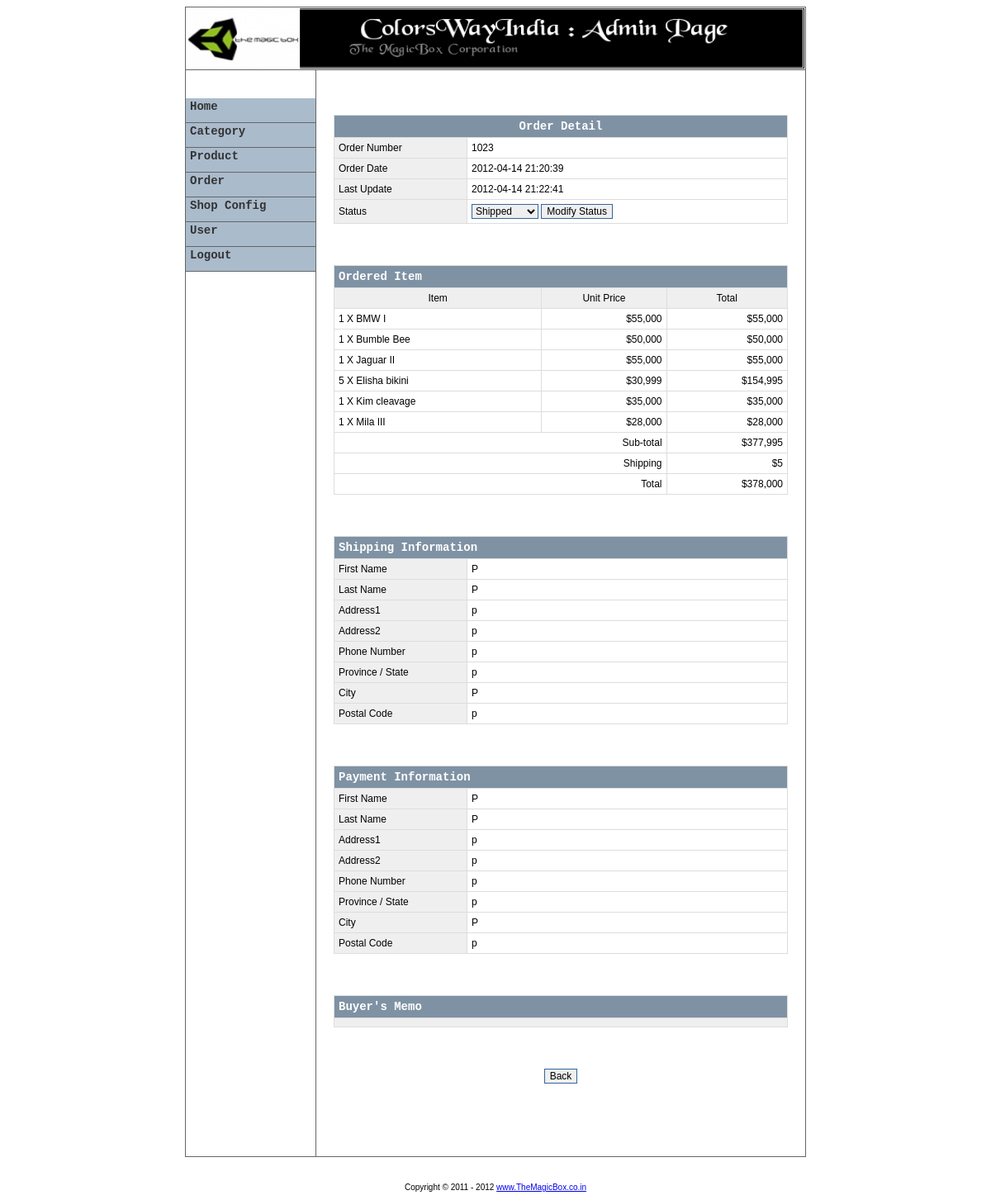
The page /admin/order/index.php?view=detail&oid=1023 (signed in) on the database its author committed.
### tables this page shows
CREATE TABLE `tbl_order` (
  `od_id` int(10) unsigned NOT NULL AUTO_INCREMENT,
  `od_date` datetime DEFAULT NULL,
  `od_last_update` datetime NOT NULL DEFAULT '0000-00-00 00:00:00',
  `od_status` enum('New','Paid','Shipped','Completed','Cancelled') NOT NULL DEFAULT 'New',
  `od_memo` varchar(255) NOT NULL DEFAULT '',
  `od_shipping_first_name` varchar(50) NOT NULL DEFAULT '',
  `od_shipping_last_name` varchar(50) NOT NULL DEFAULT '',
  `od_shipping_address1` varchar(100) NOT NULL DEFAULT '',
  `od_shipping_address2` varchar(100) NOT NULL DEFAULT '',
  `od_shipping_phone` varchar(32) NOT NULL DEFAULT '',
  `od_shipping_city` varchar(100) NOT NULL DEFAULT '',
  `od_shipping_state` varchar(32) NOT NULL DEFAULT '',
  `od_shipping_postal_code` varchar(10) NOT NULL DEFAULT '',
  `od_shipping_cost` decimal(5,2) DEFAULT '0.00',
  `od_payment_first_name` varchar(50) NOT NULL DEFAULT '',
  `od_payment_last_name` varchar(50) NOT NULL DEFAULT '',
  `od_payment_address1` varchar(100) NOT NULL DEFAULT '',
  `od_payment_address2` varchar(100) NOT NULL DEFAULT '',
  `od_payment_phone` varchar(32) NOT NULL DEFAULT '',
  `od_payment_city` varchar(100) NOT NULL DEFAULT '',
  `od_payment_state` varchar(32) NOT NULL DEFAULT '',
  `od_payment_postal_code` varchar(10) NOT NULL DEFAULT '',
  PRIMARY KEY (`od_id`)
);

CREATE TABLE `tbl_order_item` (
  `od_id` int(10) unsigned NOT NULL DEFAULT '0',
  `pd_id` int(10) unsigned NOT NULL DEFAULT '0',
  `od_qty` int(10) unsigned NOT NULL DEFAULT '0',
  PRIMARY KEY (`od_id`,`pd_id`)
);

CREATE TABLE `tbl_product` (
  `pd_id` int(10) unsigned NOT NULL AUTO_INCREMENT,
  `cat_id` int(10) unsigned NOT NULL DEFAULT '0',
  `pd_name` varchar(100) NOT NULL DEFAULT '',
  `pd_description` text NOT NULL,
  `pd_price` decimal(9,2) NOT NULL DEFAULT '0.00',
  `pd_qty` smallint(5) unsigned NOT NULL DEFAULT '0',
  `pd_image` varchar(200) DEFAULT NULL,
  `pd_thumbnail` varchar(200) DEFAULT NULL,
  `pd_date` datetime NOT NULL DEFAULT '0000-00-00 00:00:00',
  `pd_last_update` datetime NOT NULL DEFAULT '0000-00-00 00:00:00',
  `pd_active` bit(1) DEFAULT NULL,
  PRIMARY KEY (`pd_id`),
  KEY `cat_id` (`cat_id`),
  KEY `pd_name` (`pd_name`)
);

CREATE TABLE `tbl_currency` (
  `cy_id` int(10) unsigned NOT NULL AUTO_INCREMENT,
  `cy_code` char(3) NOT NULL DEFAULT '',
  `cy_symbol` varchar(8) NOT NULL DEFAULT '',
  PRIMARY KEY (`cy_id`)
);

CREATE TABLE `tbl_shop_config` (
  `sc_name` varchar(50) NOT NULL DEFAULT '',
  `sc_address` varchar(100) NOT NULL DEFAULT '',
  `sc_phone` varchar(30) NOT NULL DEFAULT '',
  `sc_email` varchar(60) NOT NULL DEFAULT '',
  `sc_shipping_cost` decimal(5,2) NOT NULL DEFAULT '0.00',
  `sc_currency` int(10) unsigned NOT NULL DEFAULT '1',
  `sc_order_email` enum('y','n') NOT NULL DEFAULT 'n'
);

### admin/order/index.php (called while the page is built, shortened)
<?php
require_once '../../library/config.php';
require_once '../include/template.php';
?>

### library/database.php (called while the page is built, shortened)
<?php
require_once 'config.php';
function dbQuery($sql)
{
	$result = mysql_query($sql) or die(mysql_error());
	return $result;
}
function dbFetchAssoc($result)
{
	return mysql_fetch_assoc($result);
}
?>

### library/common.php (called while the page is built, shortened)
<?php
require_once 'config.php';
require_once 'database.php';
function getShopConfig()
{
	$sql = "SELECT sc_name, sc_address, sc_phone, sc_email, sc_shipping_cost, sc_order_email, cy_symbol
			FROM tbl_shop_config sc, tbl_currency cy
			WHERE sc_currency = cy_id";
	$result = dbQuery($sql);
	$row    = dbFetchAssoc($result);
    if ($row) {
        extract($row);
        $shopConfig = array('name'           => $sc_name,
                            'address'        => $sc_address,
                            'phone'          => $sc_phone,
                            'email'          => $sc_email,
				    'sendOrderEmail' => $sc_order_email,
                            'shippingCost'   => $sc_shipping_cost,
                            'currency'       => $cy_symbol);
    }
	return $shopConfig;
}
function displayAmount($amount)
{
	global $shopConfig;
	return $shopConfig['currency'] . number_format($amount);
}
?>

### library/config.php (called while the page is built, shortened)
<?php
require_once 'database.php';
require_once 'common.php';
$shopConfig = getShopConfig();
?>

### admin/order/detail.php (the view, shortened to what this page needs)
<?php
$orderId = (int)$_GET['oid'];
$sql = "SELECT pd_name, pd_price, od_qty
	    FROM tbl_order_item oi, tbl_product p
		WHERE oi.pd_id = p.pd_id and oi.od_id = $orderId
		ORDER BY od_id ASC";
$result = dbQuery($sql);
$orderedItem = array();
while ($row = dbFetchAssoc($result)) {
	$orderedItem[] = $row;
}
$sql = "SELECT od_date, od_last_update, od_status, od_shipping_first_name, od_shipping_last_name, od_shipping_address1,
               od_shipping_address2, od_shipping_phone, od_shipping_state, od_shipping_city, od_shipping_postal_code, od_shipping_cost,
			   od_payment_first_name, od_payment_last_name, od_payment_address1, od_payment_address2, od_payment_phone,
			   od_payment_state, od_payment_city , od_payment_postal_code,
			   od_memo
	    FROM tbl_order
		WHERE od_id = $orderId";
$result = dbQuery($sql);
extract(dbFetchAssoc($result));
$orderStatus = array('New', 'Paid', 'Shipped', 'Completed', 'Cancelled');
$orderOption = '';
foreach ($orderStatus as $status) {
	$orderOption .= "<option value=\"$status\"";
	if ($status == $od_status) {
		$orderOption .= " selected";
	}
	$orderOption .= ">$status</option>\r\n";
}
?>
<p>&nbsp;</p>
<form action="" method="get" name="frmOrder" id="frmOrder">
    <table width="550" border="0"  align="center" cellpadding="5" cellspacing="1" class="detailTable">
        <tr>
            <td colspan="2" align="center" id="infoTableHeader">Order Detail</td>
        </tr>
        <tr>
            <td width="150" class="label">Order Number</td>
            <td class="content"><?php echo $orderId; ?></td>
        </tr>
        <tr>
            <td width="150" class="label">Order Date</td>
            <td class="content"><?php echo $od_date; ?></td>
        </tr>
        <tr>
            <td width="150" class="label">Last Update</td>
            <td class="content"><?php echo $od_last_update; ?></td>
        </tr>
        <tr>
            <td class="label">Status</td>
            <td class="content"> <select name="cboOrderStatus" id="cboOrderStatus" class="box">
                    <?php echo $orderOption; ?> </select> <input name="btnModify" type="button" id="btnModify" value="Modify Status" class="box" onClick="modifyOrderStatus(<?php echo $orderId; ?>);"></td>
        </tr>
    </table>
</form>
<p>&nbsp;</p>
<table width="550" border="0"  align="center" cellpadding="5" cellspacing="1" class="detailTable">
    <tr id="infoTableHeader">
        <td colspan="3">Ordered Item</td>
    </tr>
    <tr align="center" class="label">
        <td>Item</td>
        <td>Unit Price</td>
        <td>Total</td>
    </tr>
    <?php
$numItem  = count($orderedItem);
$subTotal = 0;
for ($i = 0; $i < $numItem; $i++) {
	extract($orderedItem[$i]);
	$subTotal += $pd_price * $od_qty;
?>
    <tr class="content">
        <td><?php echo "$od_qty X $pd_name"; ?></td>
        <td align="right"><?php echo displayAmount($pd_price); ?></td>
        <td align="right"><?php echo displayAmount($od_qty * $pd_price); ?></td>
    </tr>
    <?php
}
?>
    <tr class="content">
        <td colspan="2" align="right">Sub-total</td>
        <td align="right"><?php echo displayAmount($subTotal); ?></td>
    </tr>
    <tr class="content">
        <td colspan="2" align="right">Shipping</td>
        <td align="right"><?php echo displayAmount($od_shipping_cost); ?></td>
    </tr>
    <tr class="content">
        <td colspan="2" align="right">Total</td>
        <td align="right"><?php echo displayAmount($od_shipping_cost + $subTotal); ?></td>
    </tr>
</table>
<p>&nbsp;</p>
<table width="550" border="0"  align="center" cellpadding="5" cellspacing="1" class="detailTable">
    <tr id="infoTableHeader">
        <td colspan="2">Shipping Information</td>
    </tr>
    <tr>
        <td width="150" class="label">First Name</td>
        <td class="content"><?php echo $od_shipping_first_name; ?> </td>
    </tr>
    <tr>
        <td width="150" class="label">Last Name</td>
        <td class="content"><?php echo $od_shipping_last_name; ?> </td>
    </tr>
    <tr>
        <td width="150" class="label">Address1</td>
        <td class="content"><?php echo $od_shipping_address1; ?> </td>
    </tr>
    <tr>
        <td width="150" class="label">Address2</td>
        <td class="content"><?php echo $od_shipping_address2; ?> </td>
    </tr>
    <tr>
        <td width="150" class="label">Phone Number</td>
        <td class="content"><?php echo $od_shipping_phone; ?> </td>
    </tr>
    <tr>
        <td width="150" class="label">Province / State</td>
        <td class="content"><?php echo $od_shipping_state; ?> </td>
    </tr>
    <tr>
        <td width="150" class="label">City</td>
        <td class="content"><?php echo $od_shipping_city; ?> </td>
    </tr>
    <tr>
        <td width="150" class="label">Postal Code</td>
        <td class="content"><?php echo $od_shipping_postal_code; ?> </td>
    </tr>
</table>
<p>&nbsp;</p>
<table width="550" border="0"  align="center" cellpadding="5" cellspacing="1" class="detailTable">
    <tr id="infoTableHeader">
        <td colspan="2">Payment Information</td>
    </tr>
    <tr>
        <td width="150" class="label">First Name</td>
        <td class="content"><?php echo $od_payment_first_name; ?> </td>
    </tr>
    <tr>
        <td width="150" class="label">Last Name</td>
        <td class="content"><?php echo $od_payment_last_name; ?> </td>
    </tr>
    <tr>
        <td width="150" class="label">Address1</td>
        <td class="content"><?php echo $od_payment_address1; ?> </td>
    </tr>
    <tr>
        <td width="150" class="label">Address2</td>
        <td class="content"><?php echo $od_payment_address2; ?> </td>
    </tr>
    <tr>
        <td width="150" class="label">Phone Number</td>
        <td class="content"><?php echo $od_payment_phone; ?> </td>
    </tr>
    <tr>
        <td width="150" class="label">Province / State</td>
        <td class="content"><?php echo $od_payment_state; ?> </td>
    </tr>
    <tr>
        <td width="150" class="label">City</td>
        <td class="content"><?php echo $od_payment_city; ?> </td>
    </tr>
    <tr>
        <td width="150" class="label">Postal Code</td>
        <td class="content"><?php echo $od_payment_postal_code; ?> </td>
    </tr>
</table>
<p>&nbsp;</p>
<table width="550" border="0"  align="center" cellpadding="5" cellspacing="1" class="detailTable">
    <tr id="infoTableHeader">
        <td colspan="2">Buyer's Memo</td>
    </tr>
    <tr>
        <td colspan="2" class="label"><?php echo nl2br($od_memo); ?> </td>
    </tr>
</table>
<p>&nbsp;</p>
<p align="center">
    <input name="btnBack" type="button" id="btnBack" value="Back" class="box" onClick="window.history.back();">
</p>
<p>&nbsp;</p>
<p>&nbsp;</p>

### admin/include/admin.css (style rules this page uses)
#infoTableHeader { font-family: "Courier New", Courier, mono; font-size: 14px; color: #FFFFFF; background-color: #7F92A4; font-weight: bold; background-position: center; }
.box { font-family: Arial, Helvetica, sans-serif; font-size: 12px; border: 1px solid #336699; }
body { font-family: "Arial", "Helvetica", "sans-serif"; text-align: center; font-size: 10px; }
.detailTable { font-family: Arial, Helvetica, sans-serif; font-size: 12px; background-color: #DDDDDD; }
.detailTable .label { background-color: #EFEFEF; }
.detailTable .content { background-color: #FFFFFF; }

### rows shown on the page
tbl_order: od_date "2012-04-14 21:20:39", od_last_update "2012-04-14 21:22:41", od_shipping_cost.cy_symbol "$5", displayAmount($od_shipping_cost + $subTotal) "$378,000", od_shipping_first_name "P", od_shipping_last_name "P", od_shipping_address1 "p", od_shipping_address2 "p", od_shipping_phone "p", od_shipping_state "p", od_shipping_city "P", od_shipping_postal_code "p", od_payment_first_name "P", od_payment_last_name "P", od_payment_address1 "p", od_payment_address2 "p", od_payment_phone "p", od_payment_state "p", od_payment_city "P", od_payment_postal_code "p"
tbl_order_item: od_qty "1", tbl_product.pd_name "BMW I", tbl_product.pd_price "$55,000", displayAmount($od_qty*$pd_price) "$55,000"
tbl_order_item: od_qty "1", tbl_product.pd_name "Bumble Bee", tbl_product.pd_price "$50,000", displayAmount($od_qty*$pd_price) "$50,000"
tbl_order_item: od_qty "1", tbl_product.pd_name "Jaguar II", tbl_product.pd_price "$55,000", displayAmount($od_qty*$pd_price) "$55,000"
tbl_order_item: od_qty "5", tbl_product.pd_name "Elisha bikini", tbl_product.pd_price "$30,999", displayAmount($od_qty*$pd_price) "$154,995"
tbl_order_item: od_qty "1", tbl_product.pd_name "Kim cleavage", tbl_product.pd_price "$35,000", displayAmount($od_qty*$pd_price) "$35,000"
tbl_order_item: od_qty "1", tbl_product.pd_name "Mila III", tbl_product.pd_price "$28,000", displayAmount($od_qty*$pd_price) "$28,000"
tbl_shop_config: tbl_currency.cy_symbol "$377,995"

### other values the page prints
$orderId "1023"
form field cboOrderStatus "Shipped"
